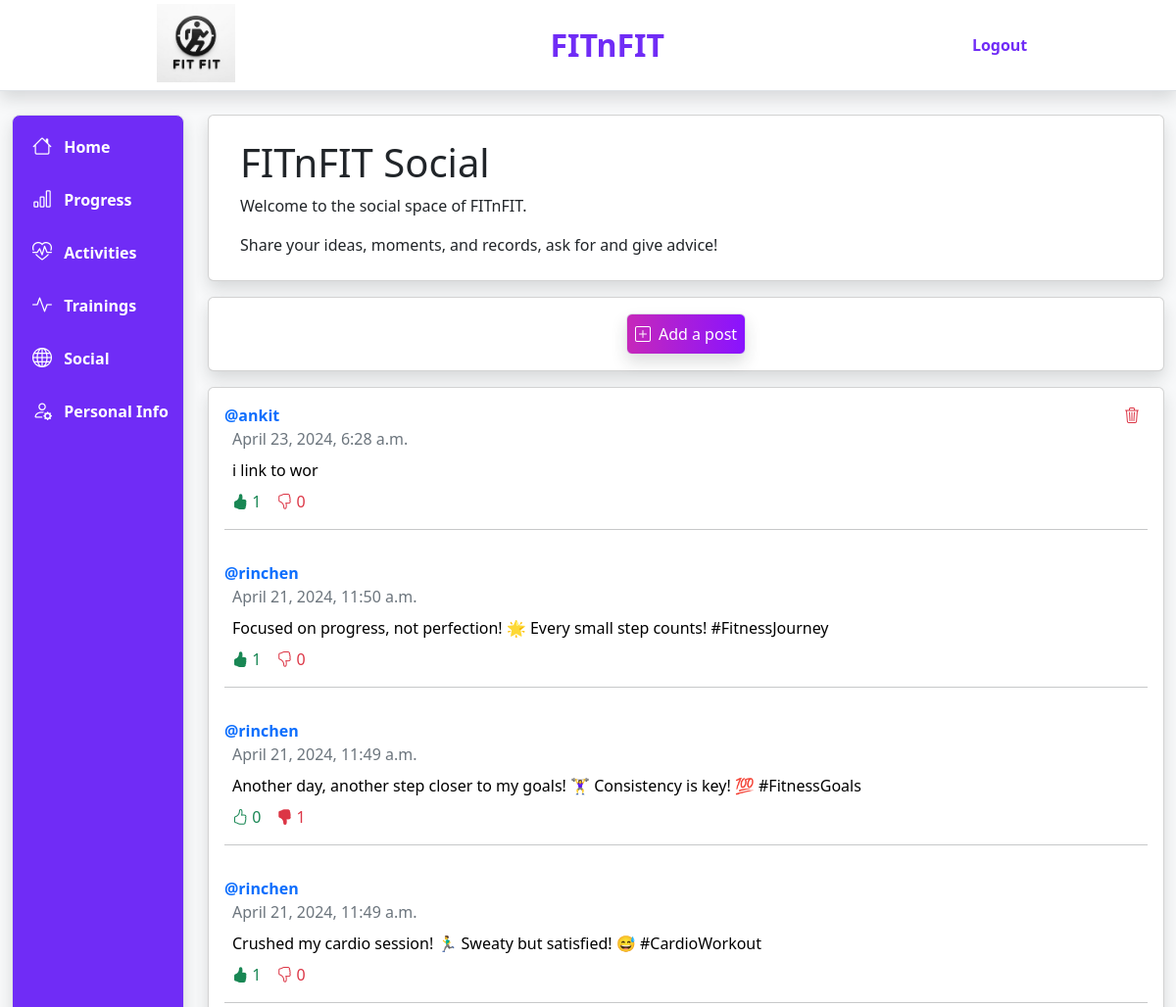
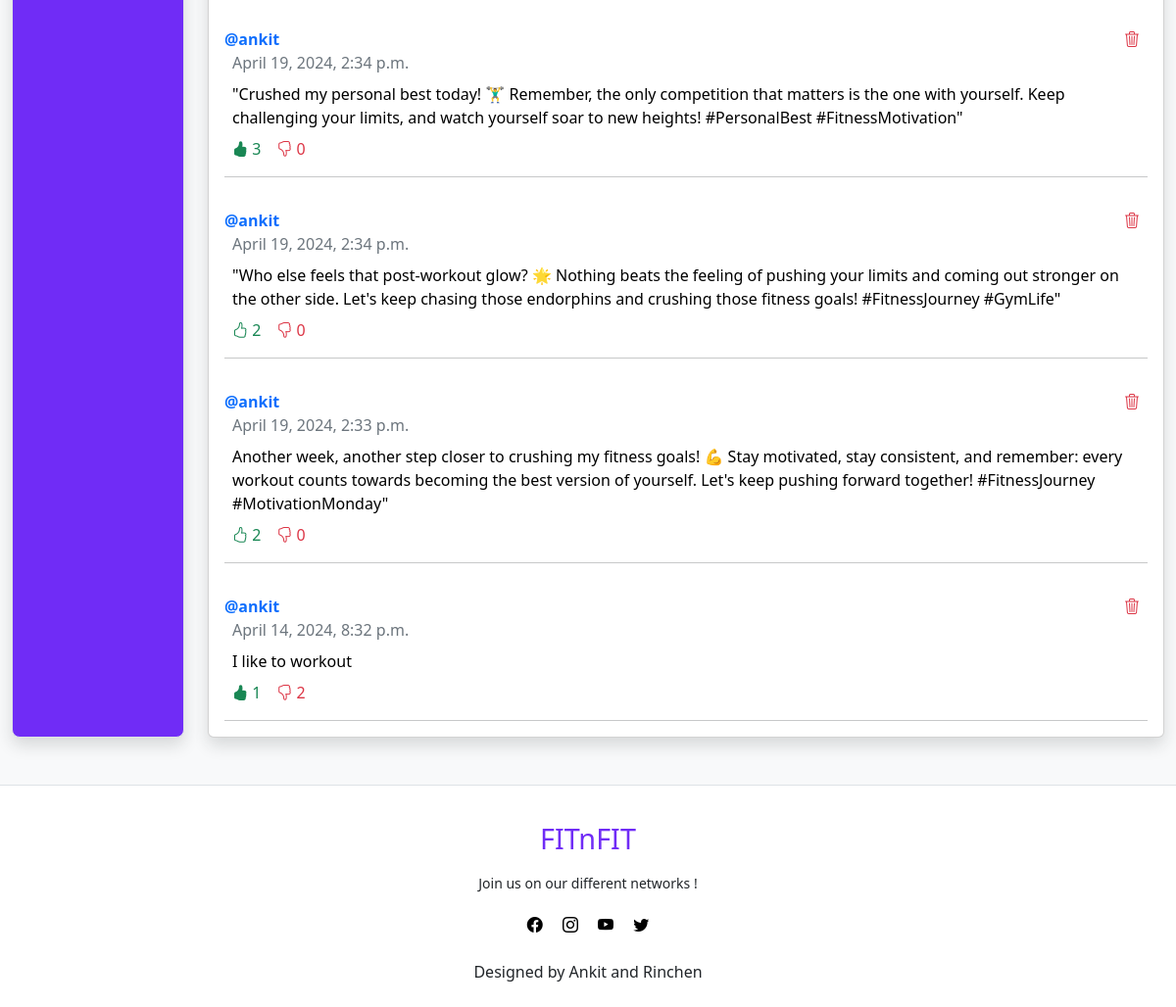
The app's page /social/ (signed in) with its own data (2 pictures, top to bottom).
### Home/models.py (models this page shows, shortened)
class SocialPost(models.Model):
    class Meta:
        ordering = ['-created']
    author = models.ForeignKey(Account, on_delete=models.CASCADE, default=None)
    text = models.TextField(blank=True, null=True)
    likes = models.PositiveSmallIntegerField(default=0)
    dislikes = models.PositiveSmallIntegerField(default=0)
    created = models.DateTimeField(auto_now_add=True)

class Account(models.Model):
    class Gender(models.TextChoices):
        MALE = 'M'
        FEMALE = 'F'
    class LifeStyle(models.TextChoices):
        ACTIVE_NONE = 'ANO', _('No activity')
        ACTIVE_LOW = 'ALOW', _('Low activity')
        ACTIVE_MED = 'AMED', _('Medium activity')
        ACTIVE_INT = 'AINT', _('Intense activity')
        ACTIVE_PRO = 'APRO', _('Professional activity')
    class GoalType(models.TextChoices):
        GAIN_WEIGHT = 'G', _('Gain Weight')
        MAINTAIN_WEIGHT = 'M', _('Maintain Weight')
        LOSE_WEIGHT = 'L', _('Lose Weight')
    user = models.OneToOneField(User, on_delete=models.CASCADE)
    birthdate = models.DateField(validators=[MinValueValidator(
        timezone.now().date() - timedelta(days=365*100))])
    gender = models.CharField(max_length=1, choices=Gender.choices)
    weight = models.FloatField(validators=[MinValueValidator(20.0)])
    height = models.FloatField(validators=[MinValueValidator(20.0)])
    lifestyle = models.CharField(max_length=4, choices=LifeStyle.choices)
    goalType = models.CharField(max_length=1, choices=GoalType.choices)
    goalWeight = models.FloatField(validators=[MinValueValidator(20.0)])
    goalCalories = models.PositiveSmallIntegerField(blank=True, null=True)
    def __str__(self):
        return self.user.username

### Home/views.py (the view)
# urls.py: path('social/', views.social_view, name='social'),
@login_required(login_url='/login/')
def social_view(request):
    posts = SocialPost.objects.all()
    current_user = User.objects.get(id=request.user.id)
    account = Account.objects.get(user=current_user)
    liked_posts = [lp.post.id for lp in LikedPost.objects.filter(liker=account)]
    disliked_posts = [dp.post.id for dp in DislikedPost.objects.filter(disliker=account)]
    context = {"account": account, "posts": posts, "liked": liked_posts, "disliked": disliked_posts}
    return render(request, 'social.html', context)

### Home/templates/social.html (shortened to what this page needs)
{% extends 'home.html' %}
{% load static %}
{% block style %}
<link href="{% static 'css/header2.css' %}" rel="stylesheet" type="text/css">
<link href="{% static 'css/sidenav.css' %}" rel="stylesheet" type="text/css">
{% endblock style %}
{% block main %}
<div class="card shadow border-start-primary py-2">
    <div class="card-body px-3">
        <h1 class="px-3">FITnFIT Social</h1>
        <p class="px-3">Welcome to the social space of FITnFIT.</p>
        <p class="px-3 m-0">Share your ideas, moments, and records, ask for and give advice!</p>
    </div>
</div>
<div class="card shadow border-start-primary mt-3">
    <div class="card-body px-3">
        <button type="button" id="btn-add-post" class="d-block btn btn-primary btn-block fa-lg p-2 gradient-custom shadow border mx-auto">
            <i class="bi bi-plus-square me-2"></i>Add a post
        </button>
    </div>
</div>
<div class="card shadow border-start-primary mt-3">
{% if posts %}
    {% for post in posts %}
    <div class="card-body pb-0">
        <div class="d-flex flex-row justify-content-between">
            <span class="text-primary fw-bold">@{{ post.author }}</span>
            <div>
                {% if account == post.author %}
                <a href="{% url 'social_delete' post.id %}" class="text-danger text-decoration-none">
                    <i class="bi bi-trash3 pe-2"></i>
                </a>
                {% endif %}
            </div>
        </div>
        <span class="px-2 text-secondary">{{ post.created }}</span>
        <div class="px-2 py-2">
            <span class="text-break">{{ post.text }}</span>
        </div>
        <div class="d-flex flex-row posts-data">
            <div class="text-success px-2 user-select-none" id="div-likes">
                {% if post.id in liked %}
                <i class="bi bi-hand-thumbs-up-fill" id="likes"></i>
                {% else %}
                <i class="bi bi-hand-thumbs-up" id="likes"></i>
                {% endif %}
                <span class="text-success" id="likes-count">{{ post.likes }}</span>
            </div>
            <div class="text-danger px-2 user-select-none" id="div-dislikes">
                {% if post.id in disliked %}
                <i class="bi bi-hand-thumbs-down-fill" id="dislikes"></i>
                {% else %}
                <i class="bi bi-hand-thumbs-down" id="dislikes"></i>
                {% endif %}
                <span class="text-danger" id="dislikes-count">{{ post.dislikes }}</span>
            </div>
        </div>
        <hr>
    </div>
    {% endfor %}
{% else %}
    <div class="card-body p-4">
        <span class="text-danger">There are no posts to display.</span>
    </div>
{% endif %}
</div>
{% endblock main %}

### Home/templates/home.html (shortened to what this page needs)
{% extends 'base.html' %}
{% load static %}
{% block header %}
{% include 'header2.html' %}
{% endblock header %}
{% block content %}
<div class="py-4 container-fluid flex-grow-1 flex-sm-row overflow-auto">
    <div class="row flex-grow-sm-1 flex-grow-0">
        {% include 'sidenav.html' %}
        <main class="col overflow-auto h-100 w-100 pb-4">
            {% block main %}{% endblock main %}
        </main>
    </div>
</div>
{% endblock content %}

### Home/templates/base.html (shortened to what this page needs)
{% load static %}
<!DOCTYPE html>
<html lang="en">
<head>
    <link href="{% static 'css/bootstrap.css' %}" rel="stylesheet" type="text/css">
    <link href="{% static 'css/bootstrap-icons.css' %}" rel="stylesheet" type="text/css">
    <link href="{% static 'css/footer.css' %}" rel="stylesheet" type="text/css">
    {% block style %}
    {% endblock style %}
</head>
<body class="bg-light">
    {% block header %}
    {% endblock header %}
    {% block content %}
    {% endblock content %}
    {% include 'footer.html' %}
</body>
</html>

### Home/templates/header2.html
{% load static %}
<header class="shadow border-bottom bg-white" id="header-box" >
    <div class="container-fluid col-11" id="header-container">
        <div class=" d-flex align-items-center justify-content-between col-sm-auto col-lg-10 mx-auto ">
            {% if "/login/" in request.get_full_path or "/signup/" in request.get_full_path %}
            <a href="{% url 'index' %}" class=" d-none d-sm-block d-flex align-items-center mt-1 mb-2" id="logo-container">
                <img id="logo" class="bi mx-2" width="80" src="{% static 'img/logo3.png' %}" alt="logo">
            </a>
            {% elif request.user.is_authenticated %}
            <a href="{% url 'home' %}" class=" d-none d-sm-block d-flex align-items-center mt-1 mb-2" id="logo-container">
                <img id="logo" class="bi mx-2" width="80" src="{% static 'img/logo3.png' %}" alt="logo">
            </a>
            {% else %}
            <div class="d-none d-sm-block d-flex align-items-center mt-1 mb-2" id="logo-container">
                <img id="logo" class="bi mx-2" width="80" src="{% static 'img/logo3.png' %}" alt="logo">
            </div>
            {% endif %}
            <div class="py-3 col-sm-auto justify-content-center">
                <div id="title">
                    FITnFIT
                </div>
            </div>
            {% if request.user.is_authenticated and request.get_full_path != '/login/' %}
            <div id="logout">
                <a href="{% url 'logout' %}" class="text-decoration-none fw-bold" style="color: #702CF6">Logout</a>
            </div>
            {% else %}
            <div class="px-5"></div>
            {% endif %}
        </div>
    </div>
</header>

### Home/templates/sidenav.html
<aside class="flex-grow-sm-1 flex-shrink-1 flex-grow-0 sticky-top pb-4 col-lg-2 col-sm-3">
    <div id="nav-container" class="shadow border rounded-3 p-1 h-100 sticky-top">
        <ul class="nav nav-pills flex-sm-column flex-row mb-auto justify-content-between text-truncate">
            <li class="my-1 nav-item">
                <a href="{% url 'home' %}" class="nav-link nav-logo px-2 text-truncate">
                    <i class="bi bi-house fs-5 px-2"></i>
                    <span class="d-none nav-font d-sm-inline">Home</span>
                </a>
            </li>
            <li class="my-1 nav-item">
                <a href="{% url 'progress' %}" class="nav-link nav-logo px-2 text-truncate">
                    <i class="bi bi-bar-chart fs-5 px-2"></i>
                    <span class="d-none nav-font d-sm-inline">Progress</span>
                </a>
            </li>
            <li class="my-1 nav-item">
                <a href="{% url 'activity' %}" class="nav-link nav-logo px-2 text-truncate">
                    <i class="bi bi-heart-pulse fs-5 px-2"></i>
                    <span class="d-none nav-font d-sm-inline">Activities</span>
                </a>
            </li>
            <li class="my-1 nav-item">
                <a href="{% url 'training' %}" class="nav-link nav-logo px-2 text-truncate">
                    <i class="bi bi-activity fs-5 px-2"></i>
                    <span class="d-none nav-font d-sm-inline">Trainings</span>
                </a>
            </li>
            <li class="my-1 nav-item">
                <a href="{% url 'social' %}" class="nav-link nav-logo px-2 text-truncate">
                    <i class="bi bi-globe fs-5 px-2"></i>
                    <span class="d-none nav-font d-sm-inline">Social</span>
                </a>
            </li>
            <li class="my-1 nav-item">
                <a href="{% url 'parameters' %}" class="nav-link nav-logo px-2 text-truncate">
                    <i class="bi bi-person-gear fs-5 px-2"></i>
                    <span class="d-none nav-font d-sm-inline">Personal Info</span>
                </a>
            </li>
        </ul>
    </div>
</aside>

### Home/templates/footer.html (shortened to what this page needs)
{% load static %}
<footer class="bg-white border-top text-center">
    <div class="footer-content">
      <h3>FITnFIT</h3>
      <p>Join us on our different networks !</p>
      <ul class="socials px-0">
          <li><a href="https://www.instagram.com/altairfly/" target="_blank"><i class="bi bi-facebook d-inline px-2 colorScial"></i></a></li>
          <li><a href="https://www.instagram.com/altairfly/" target="_blank"><i class="bi bi-instagram d-inline px-2 colorScial"></i></a></li>
          <li><a href="https://www.youtube.com/channel/UC6t1wP1NmLSOEJQZvXjzOWw" target="_blank"><i class="bi bi-youtube d-inline px-2 colorScial"></i></a></li>
          <li><a href="https://twitter.com/Altairfly" target="_blank"><i class="bi bi-twitter d-inline px-2 colorScial"></i></a></li>
      </ul>
    </div>
    <div class="py-2">
      <p>Designed by Ankit and Rinchen</p>
    </div>
</footer>

### Home/static/css/footer.css (style rules this page uses)
body { min-width: 300px; }
footer { position: absolute; height: auto; width: 100%; min-width: 420px; padding-top: 30px; }
.footer-content { display: flex; align-items: center; justify-content: center; flex-direction: column; }
.footer-content h3 { color: #702CF6; font-size: 1.8rem; font-weight: 500; text-transform: capitalize; line-height: 3rem; }
.footer-content p { max-width: 500px; line-height: 28px; font-size: 14px; }
.socials { list-style: none; display: inline-block; }
.socials li { display: inline; }
.colorScial { color: black; }

### Home/static/css/header2.css (style rules this page uses)
* { font-family: system-ui, -apple-system, BlinkMacSystemFont, 'Segoe UI', Roboto, Oxygen, Ubuntu, Cantarell, 'Open Sans', 'Helvetica Neue', sans-serif; }
body { min-width: 420px; }
header { min-width: 420px; }
#title { color:#702CF6; font-size:xx-large; font-weight: 700; }

### Home/static/css/sidenav.css (style rules this page uses)
body { min-width: 420px; }
span { color: black; }
.nav-logo, .nav-logo:hover { color:white; }
#nav-container { background-color: #702CF6; }
.nav-font { color: white; font-weight: 600; }

### Home/templates/social.html (style rules this page uses)
.gradient-custom { border: none; background: #8913ff; background: -webkit-linear-gradient(to left, rgba(137,19,255,1), rgba(198,40,186,1)); background: linear-gradient(to left, rgba(137,19,255,1), rgba(198,40,186,1)) }

### records on screen
SocialPost: author "ankit", created "April 23, 2024, 6:28 a.m.", text "i link to wor", likes "1", dislikes "0"
SocialPost: author "rinchen", created "April 21, 2024, 11:50 a.m.", text "Focused on progress, not perfection! 🌟 Every small step counts! #FitnessJourney", likes "1", dislikes "0"
SocialPost: author "rinchen", created "April 21, 2024, 11:49 a.m.", text "Another day, another step closer to my goals! 🏋️‍♀️ Consistency is key! 💯 #FitnessGoals", likes "0", dislikes "1"
SocialPost: author "rinchen", created "April 21, 2024, 11:49 a.m.", text "Crushed my cardio session! 🏃‍♂️ Sweaty but satisfied! 😅 #CardioWorkout", likes "1", dislikes "0"
SocialPost: author "ankit", created "April 19, 2024, 2:34 p.m.", text "\"Crushed my personal best today! 🏋️‍♂️ Remember, the only competition that matters is the one with yourself. Keep challenging your limits, and watch yourself soar to new heights! #PersonalBest #FitnessMotivation\"", likes "3", dislikes "0"
SocialPost: author "ankit", created "April 19, 2024, 2:34 p.m.", text "\"Who else feels that post-workout glow? 🌟 Nothing beats the feeling of pushing your limits and coming out stronger on the other side. Let's keep chasing those endorphins and crushing those fitness goals! #FitnessJourney #GymLife\"", likes "2", dislikes "0"
SocialPost: author "ankit", created "April 19, 2024, 2:33 p.m.", text "Another week, another step closer to crushing my fitness goals! 💪 Stay motivated, stay consistent, and remember: every workout counts towards becoming the best version of yourself. Let's keep pushing forward together! #FitnessJourney #MotivationMonday\"", likes "2", dislikes "0"
SocialPost: author "ankit", created "April 14, 2024, 8:32 p.m.", text "I like to workout", likes "1", dislikes "2"
